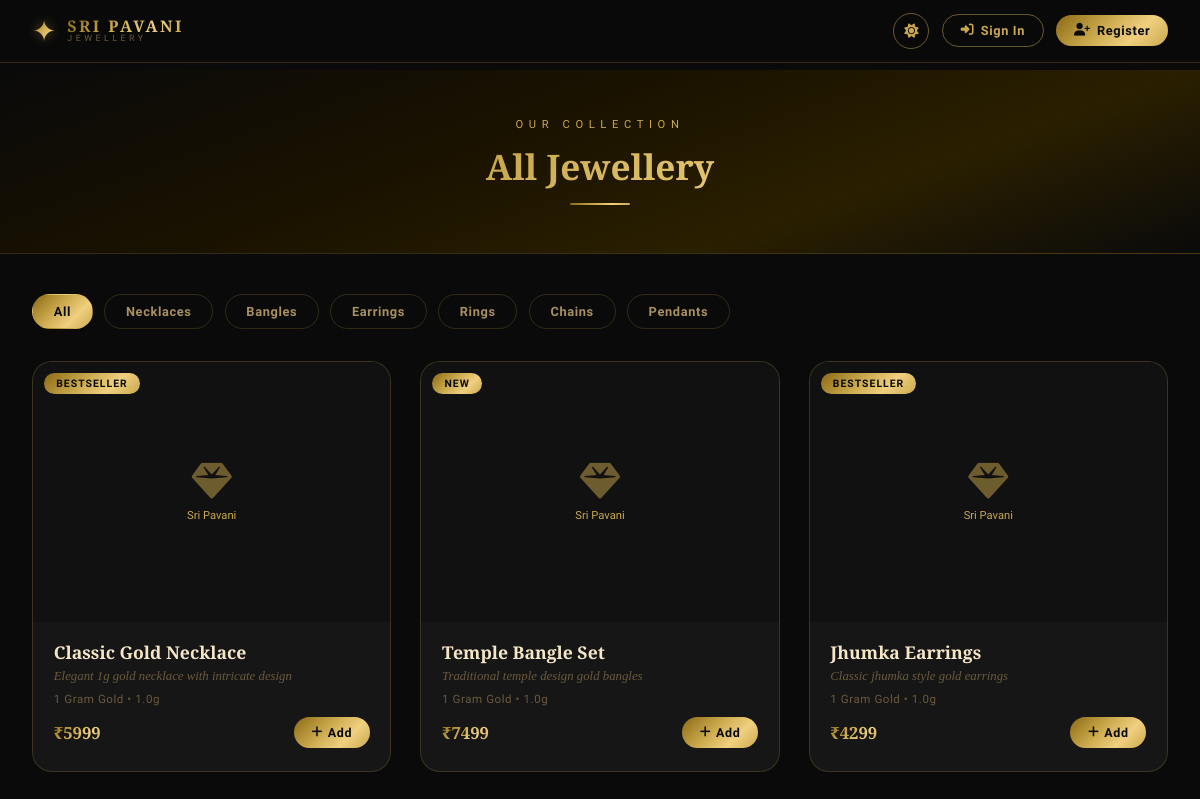
Page /all-products on the earlier database version.
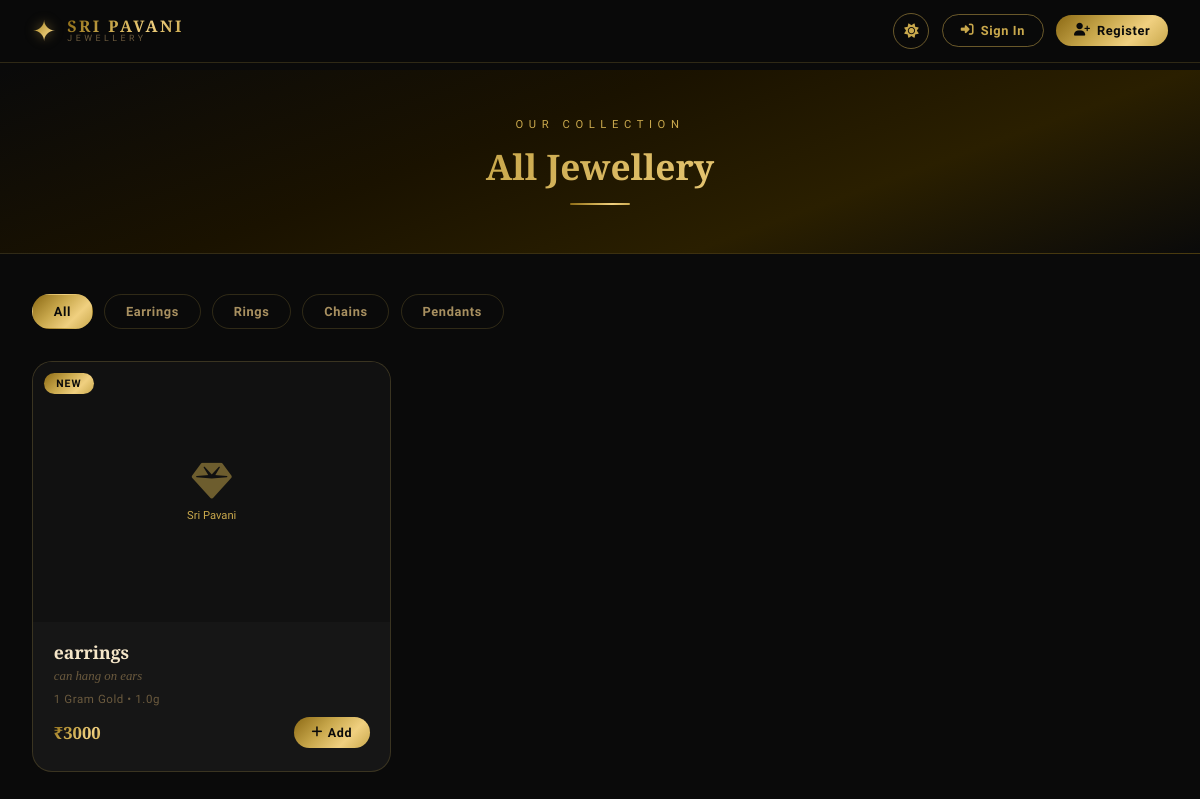
Same page on the later database version.
### app.py (models this page shows)
class Category(db.Model):
    id          = db.Column(db.Integer, primary_key=True)
    name        = db.Column(db.String(100), nullable=False)
    image       = db.Column(db.String(200))
    description = db.Column(db.Text)
    is_active   = db.Column(db.Boolean, default=True)
    products    = db.relationship('Product', backref='category', lazy=True)

class Product(db.Model):
    id                = db.Column(db.Integer, primary_key=True)
    name              = db.Column(db.String(200), nullable=False)
    description       = db.Column(db.Text)
    price             = db.Column(db.Float, nullable=False)
    weight            = db.Column(db.Float)
    image             = db.Column(db.String(200))
    category_id       = db.Column(db.Integer, db.ForeignKey('category.id'), nullable=False)
    is_new_collection = db.Column(db.Boolean, default=False)
    is_best_seller    = db.Column(db.Boolean, default=False)
    is_stock_out      = db.Column(db.Boolean, default=False)
    is_active         = db.Column(db.Boolean, default=True)
    created_at        = db.Column(db.DateTime, default=datetime.utcnow)

### app.py (the view)
@app.route('/all-products')
def all_products():
    products   = Product.query.filter_by(is_active=True).all()
    categories = Category.query.filter_by(is_active=True).all()
    return render_template('all_products.html', products=products, categories=categories)

### templates/all_products.html (shortened to what this page needs)
{% extends "base.html" %}
{% block content %}
<div data-logged-in="{{ 'true' if current_user.is_authenticated else 'false' }}">
<div style="background:var(--ombre-hero);padding:3rem 2rem;text-align:center;border-bottom:1px solid var(--border)">
  <span class="section-eyebrow">Our Collection</span>
  <h1 class="section-title">All Jewellery</h1>
  <div class="section-divider"></div>
</div>
<div style="max-width:1200px;margin:0 auto;padding:2.5rem 2rem">
  <div style="display:flex;gap:0.7rem;flex-wrap:wrap;margin-bottom:2rem">
    <a href="{{ url_for('all_products') }}" class="nav-pill active">All</a>
    {% for cat in categories %}
    <a href="{{ url_for('category_page', category_id=cat.id) }}" class="nav-pill">{{ cat.name }}</a>
    {% endfor %}
  </div>
  {% if products %}
  <div class="products-grid">
    {% for product in products %}
    {% include "components/product_card.html" %}
    {% endfor %}
  </div>
  {% else %}
  <div style="text-align:center;padding:5rem 2rem;color:var(--text-muted)">
    <p>No products available. Please check back soon!</p>
  </div>
  {% endif %}
</div>
</div>
{% endblock %}

### templates/components/product_card.html (shortened to what this page needs)
<div class="product-card" data-product-id="{{ product.id }}">
  <div class="product-img-wrap">
    {% if product.image %}
      <img src="{{ url_for('static', filename=product.image) }}" alt="{{ product.name }}"/>
    {% else %}
      <div class="product-no-img">
        <i class="fas fa-gem"></i>
        <span style="font-size:0.7rem;color:var(--gold)">Sri Pavani</span>
      </div>
    {% endif %}
    {% if product.is_new_collection %}
      <span class="product-badge">NEW</span>
    {% elif product.is_best_seller %}
      <span class="product-badge">BESTSELLER</span>
    {% endif %}
  </div>
  <div class="product-info">
    <div class="product-name">{{ product.name }}</div>
    {% if product.description %}
    <div class="product-desc">{{ product.description[:60] }}{% if product.description|length > 60 %}...{% endif %}</div>
    {% endif %}
    <div class="product-weight">1 Gram Gold • {{ product.weight }}g</div>
    <div class="product-footer">
      <div class="product-price">₹{{ "%.0f"|format(product.price) }}</div>
      <div class="cart-controls" id="cart-ctrl-{{ product.id }}">
        {% if not product.is_stock_out %}
        <button class="add-cart-btn" id="add-btn-{{ product.id }}"
          onclick="addToCart({{ product.id }}, this)">
          <i class="fas fa-plus"></i> Add
        </button>
        {% else %}
        <button class="add-cart-btn" disabled>Out of Stock</button>
        {% endif %}
      </div>
    </div>
  </div>
</div>

Differences in the rows shown:
removed Category: name "Necklaces"
removed Category: name "Bangles"
removed Product: shows "Sri Pavani", is_new_collection "BESTSELLER", name "Classic Gold Necklace", description "Elegant 1g gold necklace with intricate design", weight "1.0", price "5999"
removed Product: shows "Sri Pavani", is_new_collection "NEW", name "Temple Bangle Set", description "Traditional temple design gold bangles", weight "1.0", price "7499"
removed Product: shows "Sri Pavani", is_new_collection "BESTSELLER", name "Jhumka Earrings", description "Classic jhumka style gold earrings", weight "1.0", price "4299"
added Product: shows "Sri Pavani", is_new_collection "NEW", name "earrings", description "can hang on ears", weight "1.0", price "3000"
